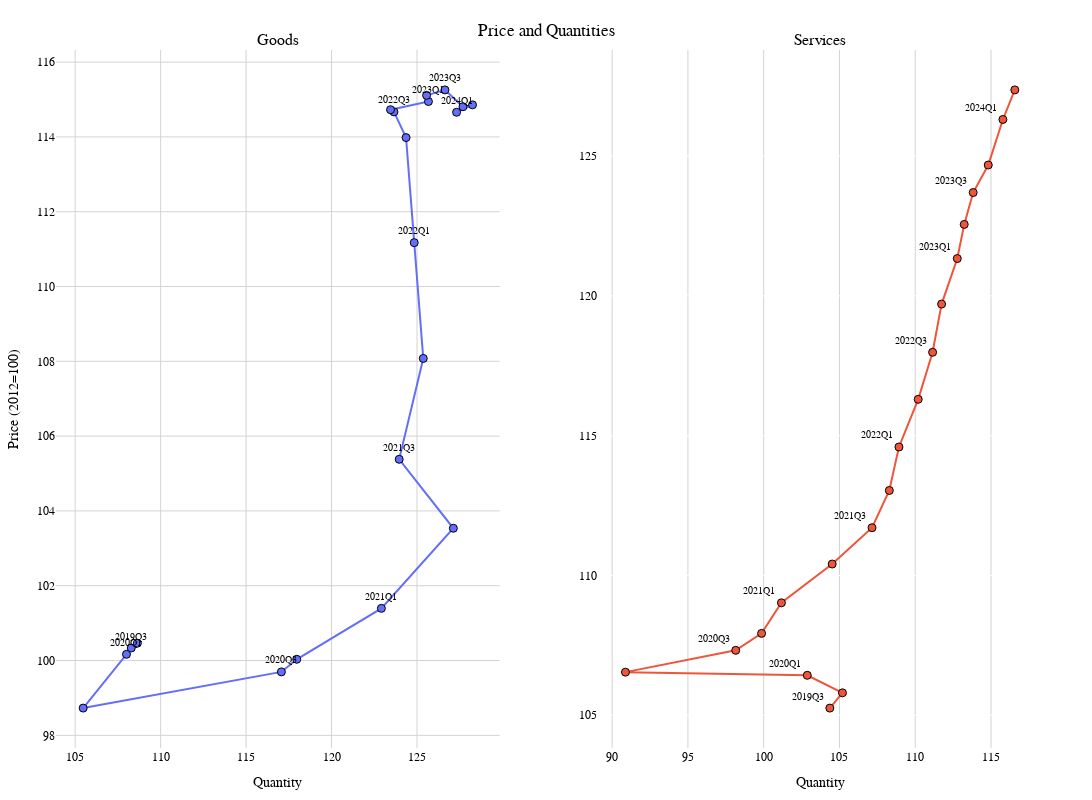

Notebook cell for this chart:
### Code cell
latest_n_values = 20
df_pq_latest = df_pq[-latest_n_values:]

fig = make_subplots(rows=1, cols=2,
                    subplot_titles=("Goods", "Services"),
                    column_widths=[0.5, 0.5],
                    horizontal_spacing=0.1,
                    specs=[[{"type": "scatter"}, {"type": "scatter"}]],
                    )

fig.add_trace(
    go.Scatter(x=df_pq_latest['Quantity (goods)'],
               y=df_pq_latest['Price (goods)'],
               mode='lines+markers+text',
               name='goods',
               # text=df_pq_latest.index,
               text=[index if i%2==0 else '' for i, index in enumerate(df_pq_latest.index)],
               textposition="top center",
               textfont=dict(size=10),
               marker=dict(size=8, line=dict(width=1, color="black")),
               showlegend=False),
    row=1, col=1
)

fig.update_xaxes(title_text="Quantity",
                 showgrid=True, gridcolor='lightgray', zeroline=False,
                 row=1, col=1)
fig.update_yaxes(title_text="Price (2012=100)",
                 showgrid=True, gridcolor='lightgray', zeroline=False,
                 row=1, col=1)

fig.add_trace(
    go.Scatter(x=df_pq_latest['Quantity (services)'],
               y=df_pq_latest['Price (services)'],
               mode='lines+markers+text',
               name='services',
            #    text=df_pq_latest.index,
               text=[index if i%2==0 else '' for i, index in enumerate(df_pq_latest.index)],
               textposition="top left",
               textfont=dict(size=10),
               marker=dict(size=8, line=dict(width=1, color="black")),
               showlegend=False),
    row=1, col=2
)

fig.update_xaxes(title_text="Quantity",
                 showgrid=True, gridcolor='lightgray', zeroline=False,
                 row=1, col=2)
# fig.update_yaxes(title_text="Price",
#                  showgrid=True, gridcolor='lightgray', zeroline=False,
#                  row=1, col=2)

fig.update_layout(height=800, width=1200,
                  title_x=0.5, title_y=0.97,
                  margin=dict(l=50, r=50, t=50, b=50),
                  title_text="Price and Quantities",
                  font=dict(family="Arial", size=12, color="black"),
                  plot_bgcolor='white',
                  )
fig.show()

### Figure 1 — Plotly figure (JSON) as saved in the notebook; plotly's stock layout.template omitted (floating-point values rounded to 4 significant figures)
{"data": [{"marker": {"line": {"color": "black", "width": 1}, "size": 8}, "mode": "lines+markers+text", "name": "goods", "showlegend": false, "text": ["2019Q3", "", "2020Q1", "", "2020Q3", "", "2021Q1", "", "2021Q3", "", "2022Q1", "", "2022Q3", "", "2023Q1", "", "2023Q3", "", "2024Q1", ""], "textfont": {"size": 10}, "textposition": "top center", "type": "scatter", "x": [108.3, 108.6, 108.0, 105.5, 117.1, 118.0, 122.9, 127.1, 124.0, 125.4, 124.8, 124.4, 123.7, 123.5, 125.7, 125.6, 126.6, 127.7, 127.3, 128.2], "xaxis": "x", "y": [100.3, 100.5, 100.2, 98.73, 99.7, 100.0, 101.4, 103.5, 105.4, 108.1, 111.2, 114.0, 114.7, 114.7, 114.9, 115.1, 115.3, 114.8, 114.7, 114.9], "yaxis": "y"}, {"marker": {"line": {"color": "black", "width": 1}, "size": 8}, "mode": "lines+markers+text", "name": "services", "showlegend": false, "text": ["2019Q3", "", "2020Q1", "", "2020Q3", "", "2021Q1", "", "2021Q3", "", "2022Q1", "", "2022Q3", "", "2023Q1", "", "2023Q3", "", "2024Q1", ""], "textfont": {"size": 10}, "textposition": "top left", "type": "scatter", "x": [104.4, 105.2, 102.9, 90.88, 98.15, 99.86, 101.2, 104.5, 107.1, 108.3, 108.9, 110.2, 111.1, 111.7, 112.8, 113.2, 113.8, 114.8, 115.8, 116.6], "xaxis": "x2", "y": [105.3, 105.8, 106.4, 106.5, 107.3, 107.9, 109.0, 110.4, 111.7, 113.0, 114.6, 116.3, 118.0, 119.7, 121.3, 122.6, 123.7, 124.7, 126.3, 127.4], "yaxis": "y2"}], "layout": {"annotations": [{"font": {"size": 16}, "showarrow": false, "text": "Goods", "x": 0.225, "xanchor": "center", "xref": "paper", "y": 1, "yanchor": "bottom", "yref": "paper"}, {"font": {"size": 16}, "showarrow": false, "text": "Services", "x": 0.775, "xanchor": "center", "xref": "paper", "y": 1, "yanchor": "bottom", "yref": "paper"}], "font": {"color": "black", "family": "Arial", "size": 12}, "height": 800, "margin": {"b": 50, "l": 50, "r": 50, "t": 50}, "plot_bgcolor": "white", "title": {"text": "Price and Quantities", "x": 0.5, "y": 0.97}, "width": 1200, "xaxis": {"anchor": "y", "domain": [0, 0.45], "gridcolor": "lightgray", "showgrid": true, "title": {"text": "Quantity"}, "zeroline": false}, "xaxis2": {"anchor": "y2", "domain": [0.55, 1], "gridcolor": "lightgray", "showgrid": true, "title": {"text": "Quantity"}, "zeroline": false}, "yaxis": {"anchor": "x", "domain": [0, 1], "gridcolor": "lightgray", "showgrid": true, "title": {"text": "Price (2012=100)"}, "zeroline": false}, "yaxis2": {"anchor": "x2", "domain": [0, 1]}}}
